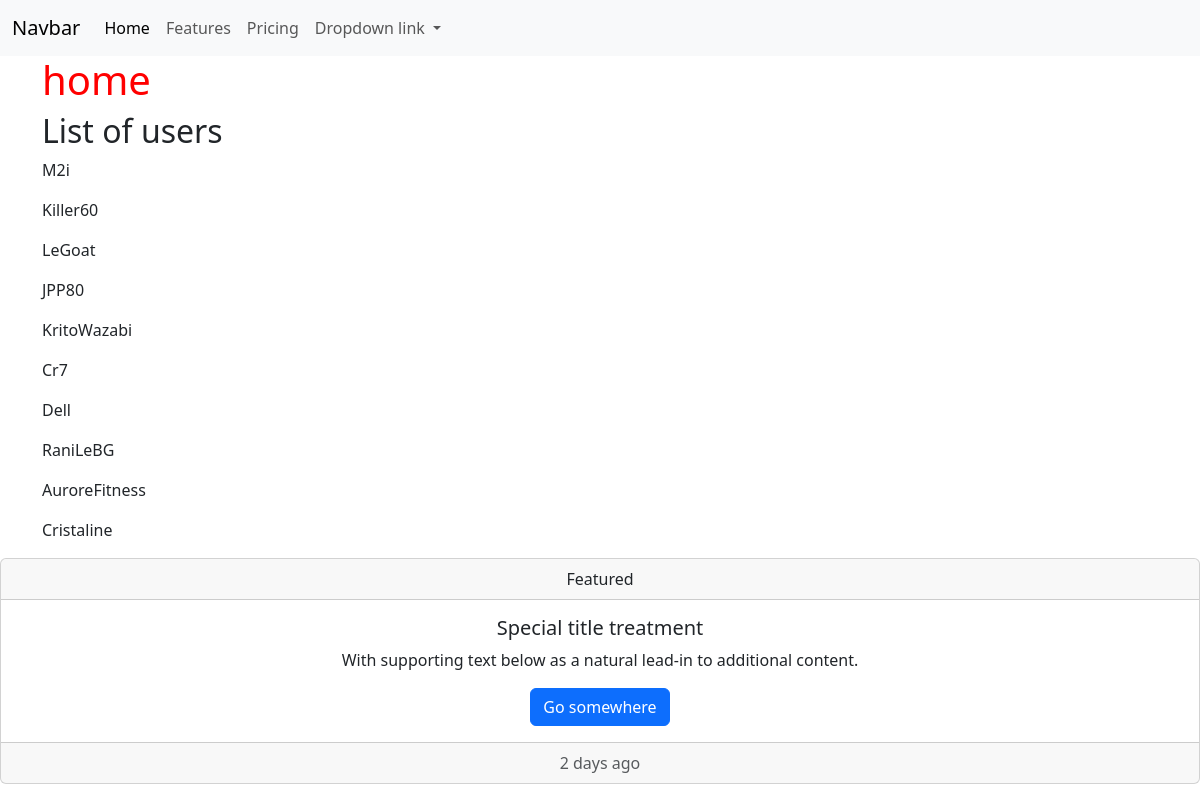
The page / on the database its author committed.
### tables this page shows
CREATE TABLE `user`
(
    id       INT PRIMARY KEY AUTO_INCREMENT,
    email    VARCHAR(255) NOT NULL UNIQUE,
    username VARCHAR(255) NOT NULL,
    password VARCHAR(255) NOT NULL
);

### src/Core/Controller.php (called while the page is built, shortened)
<?php
abstract class Controller
{
    protected function render(string $view, array $params = [])
    {
        extract($params);
        require dirname(__DIR__) . '/../template/' . $view . '.php';
        $contentFile = ob_get_clean();
        require dirname(__DIR__) . '/../template/layout.php';
    }
}

### src/Controller/HomeController.php (called while the page is built, shortened)
<?php
class HomeController extends Controller
{
    public function index()
    {
        $db = new Database();
        $query = $db->prepare("SELECT * FROM `user`");
        $query->execute();
        $users = $query->fetchAll();
        $this->render('home',
            ["title" => "home",
                "description" => "home page",
                "age" => "54",
                "users" => $users
            ]);
    }
}

### public/index.php (called while the page is built, shortened)
<?php
App::run();

### template/home.php (the view)
<h1>
    <?= $title ?>
</h1>
<h2>List of users</h2>
<?php foreach ($users as $user): ?>
    <p><?= $user['username'] ?></p>
<?php endforeach ?>

### src/Core/App.php (shortened to what this page needs)
<?php
class App
{
    public static function run() : void
    {
       $path = parse_url($_SERVER['REQUEST_URI'], PHP_URL_PATH) ?? "/";
       $routes = [
           "/" => [\App\Controller\HomeController::class, "index"],
           "/contact" => [\App\Controller\HomeController::class, "contact"]
       ];
        if (isset($routes[$path])) {
            [$controllerClass,$methodname] = $routes[$path];
            (new $controllerClass())->$methodname();
            return;
        }
    }
}

### template/layout.php (shortened to what this page needs)
<!doctype html>
<html lang="en">
<head>
    <link rel="stylesheet" href="/assets/css/reset.css">
    <link rel="stylesheet" href="/assets/css/main.css">
    <link href="https://cdn.jsdelivr.net/npm/bootstrap@5.3.8/dist/css/bootstrap.min.css" rel="stylesheet"
>
</head>
<body>
<?php require "partials/_navbar.php"; ?>
<main class="container">
    <?= $contentFile ?>
</main>
<?php require "partials/footer.php"; ?>
</body>
</html>

### template/partials/_navbar.php (shortened to what this page needs)
<nav class="navbar navbar-expand-lg bg-body-tertiary">
    <div class="container-fluid">
        <a class="navbar-brand" href="#">Navbar</a>
        <div class="collapse navbar-collapse" id="navbarNavDropdown">
            <ul class="navbar-nav">
                <li class="nav-item">
                    <a class="nav-link active" aria-current="page" href="#">Home</a>
                </li>
                <li class="nav-item">
                    <a class="nav-link" href="#">Features</a>
                </li>
                <li class="nav-item">
                    <a class="nav-link" href="#">Pricing</a>
                </li>
                <li class="nav-item dropdown">
                    <a class="nav-link dropdown-toggle" href="#" role="button" data-bs-toggle="dropdown" aria-expanded="false">
                        Dropdown link
                    </a>
                </li>
            </ul>
        </div>
    </div>
</nav>

### template/partials/footer.php
<div class="card text-center">
    <div class="card-header">
        Featured
    </div>
    <div class="card-body">
        <h5 class="card-title">Special title treatment</h5>
        <p class="card-text">With supporting text below as a natural lead-in to additional content.</p>
        <a href="#" class="btn btn-primary">Go somewhere</a>
    </div>
    <div class="card-footer text-body-secondary">
        2 days ago
    </div>
</div>

### public/assets/css/main.css (style rules this page uses)
body h1 { color: red; }

### rows shown on the page
user: username "M2i"
user: username "Killer60"
user: username "LeGoat"
user: username "JPP80"
user: username "KritoWazabi"
user: username "Cr7"
user: username "Dell"
user: username "RaniLeBG"
user: username "AuroreFitness"
user: username "Cristaline"

### other values the page prints
$title "home"
